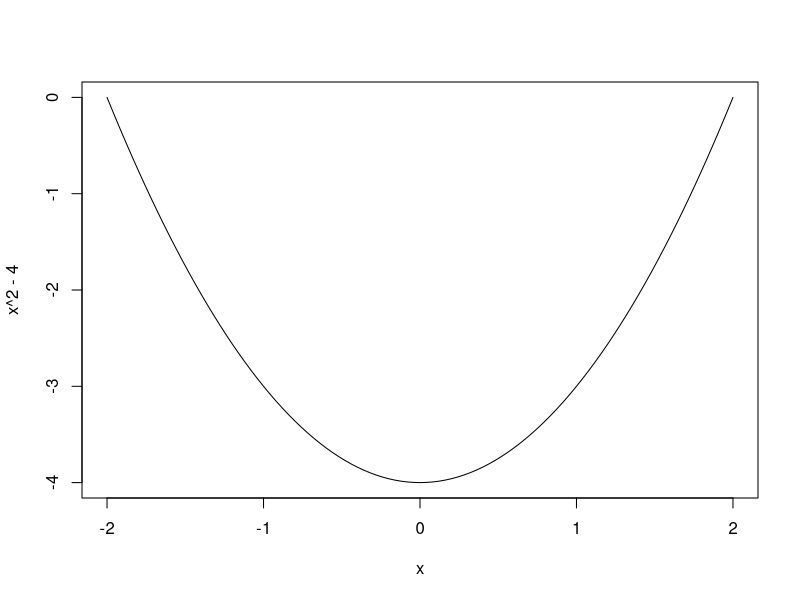
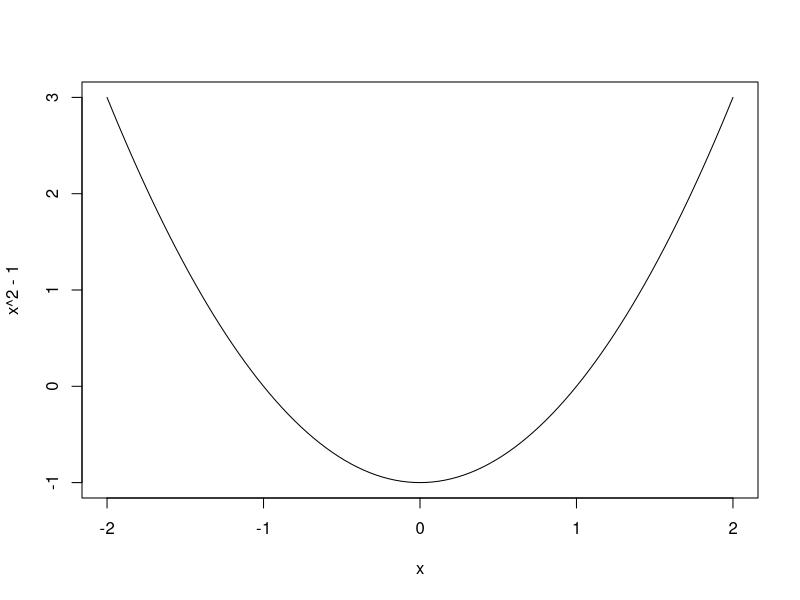
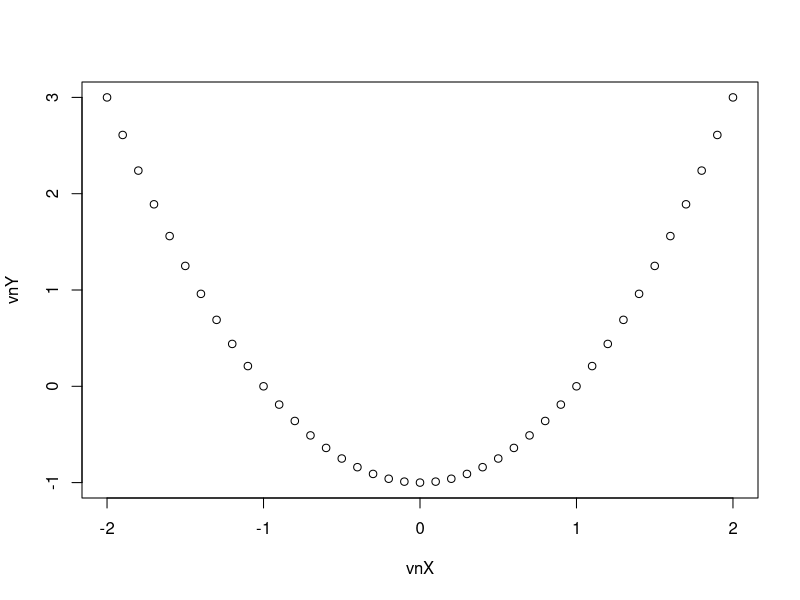
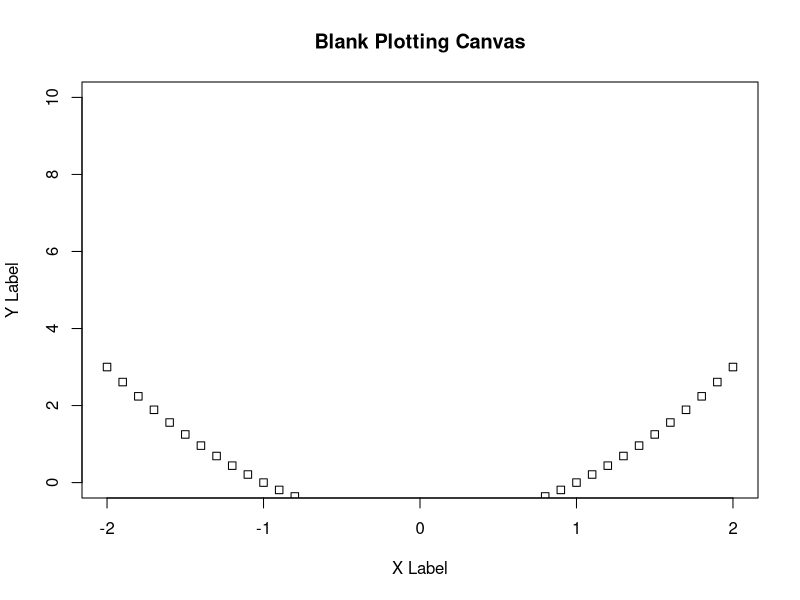
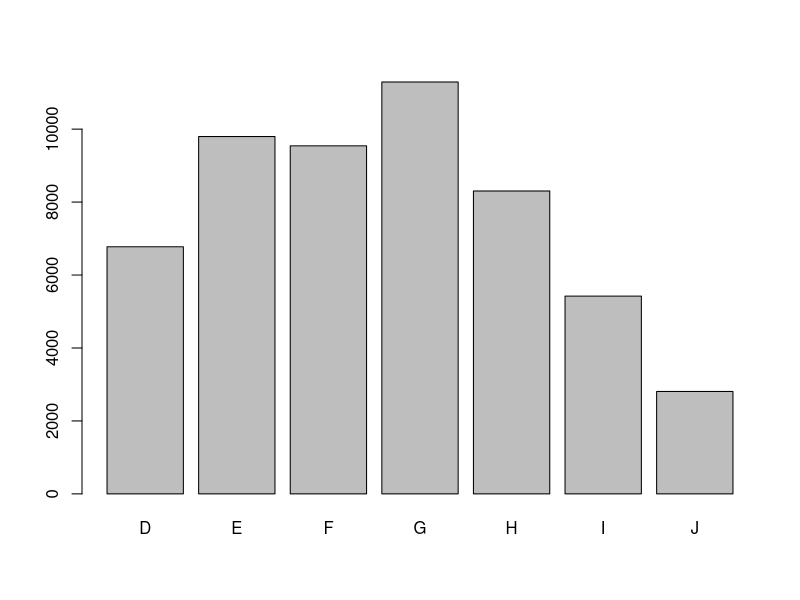
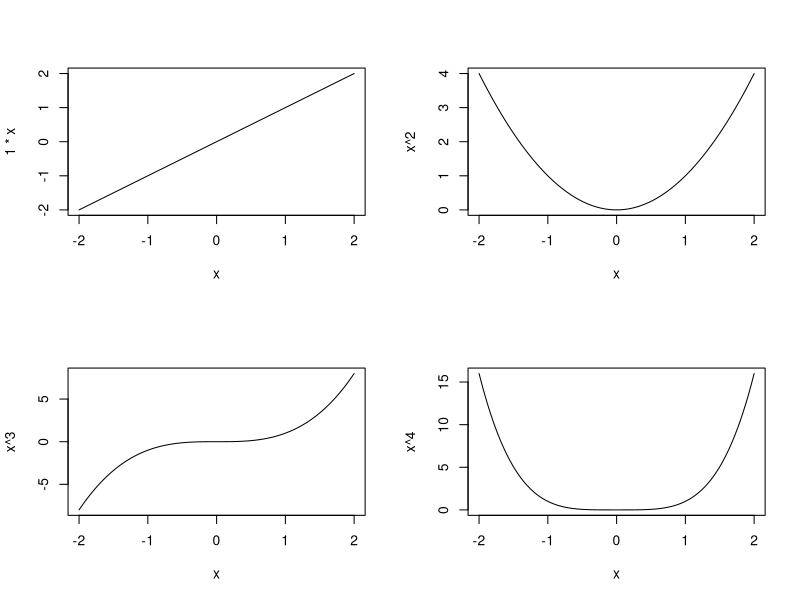
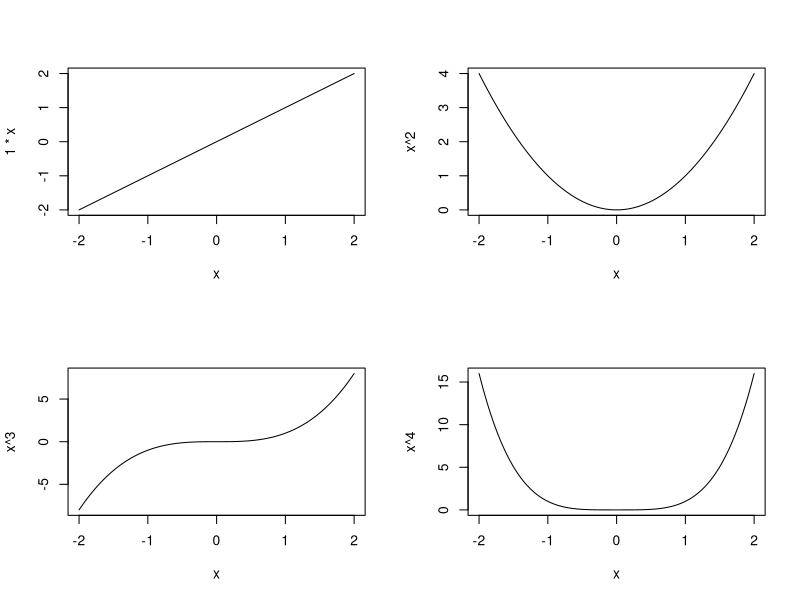
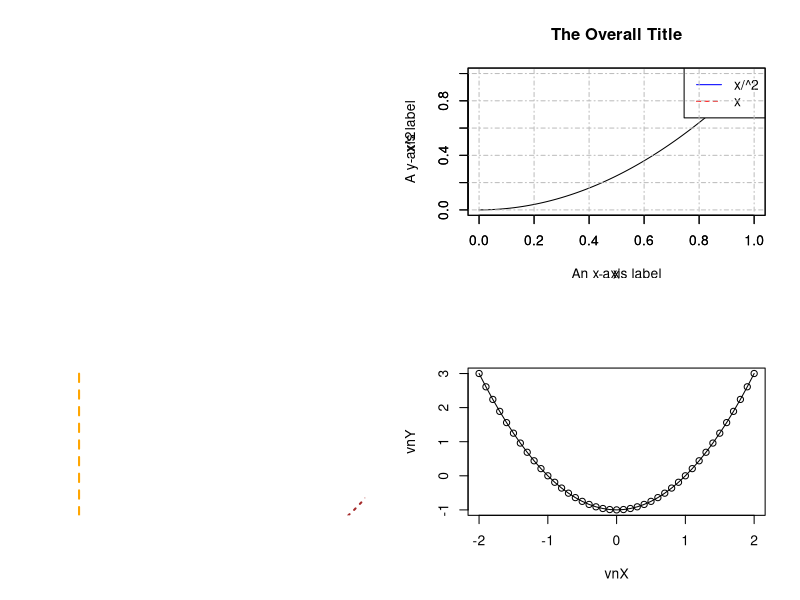

R code for these plots, in order:
## ---- chunk 1
knitr::opts_chunk$set(echo = TRUE)
library(ggplot2)

## ---- chunk 2
#?curve     # help
curve(x^2-4, from = -2, to = +2)

## ---- chunk 3
curve(x^2-1, from = -2, to = +2, type = "l")  # Durchgehende Linien
 
## ---- chunk 4
graphics.off()
vnX <- seq(from = -2, to = 2, by = 0.1);  
vnY <- vnX^2 - 1; 
plot(vnX, vnY, type = "p") # type same previous
## ---- chunk 5
# make tables 

plot(vnX, vnY, type = "p", pch = 0 , xlab = "X Label", 
     ylab = "Y Label",
     xlim = c(-2, +2), 
     ylim = c(0, 10),
     main = "Blank Plotting Canvas")      
     
## ---- chunk 6
plot( as.factor(diamonds$color)) # freq of values in factor bargraph 
## ---- chunk 7
par(mfrow = c(2, 2))				# 2 row,col
curve(1*x, from = -2, to = +2); curve(x^2, from = -2, to = +2)
curve(x^3, from = -2, to = +2); curve(x^4, from = -2, to = +2)
## ---- chunk 8
#file.remove("Grafik03.pdf")
pdf(file = paste(getwd(),"/Grafik03.pdf" ,sep = ""))	
par(mfrow = c(2, 2))				# 2 row,col
curve(1*x, from = -2, to = +2); curve(x^2, from = -2, to = +2)
curve(x^3, from = -2, to = +2); curve(x^4, from = -2, to = +2)

## ---- chunk 9

#colors()
palette()
rgb(0.5, 1.0, 0.75)
rgb(50, 100, 75, maxColorValue = 255)

## ---- chunk 10
 plot.new()
 plot.window(xlim=c(0,1), ylim=c(5,10))
 #abline(a=3, b=1)
 curve(x^2,0,1)
 axis(1)
 axis(2)
 legend(x = "topright", legend = c("x/^2", "x"),
       col = c("blue", "red"), lty = c(1, 2))
 title(main="The Overall Title")
 title(xlab="An x-axis label")
 title(ylab="A y-axis label")
 grid(col = "grey", lty = 4, lwd = 1)
segments(x0 = -1, y0 = +1, x1 = 1, y1 = 3,
         col = "blue", lty = 1, lwd = 2)
 box()
## ---- chunk 11
plot.new()
abline(a = 2, b = 0.5, col = "green", lty = 1, lwd = 2)
abline(h = 3, col = "darkgreen", lty = 2, lwd = 2)
abline(v = 0, col = "orange", lty = 2, lwd = 2)
lines(vnX, vnY, col = "brown", lty = 3, lwd = 2)
## ---- chunk 12
vnX <- seq(from = -2, to = 2, by = 0.1); 
vnY <- vnX^2 - 1; 
plot(vnX, vnY, type = "n")  # Koordinatensystem etablieren

points(vnX, vnY)
lines(vnX, vnY)
## ---- chunk 13
plot(vnX, vnY, type = "l", col = "red", lwd = 2, frame = FALSE)
box(which = "figure")
box(which = "plot")
## ---- chunk 14
graphics.off() 
plot(vnX, vnY, type = "n")      # keine Daten im Diagramm
rect(c(-2, -1, 0, 1), c(-1, -1, -1, -1), 
     c(-1, 0, 1, 2), c(3, 3, 3, 3), 
     border = NULL, col = c("yellow", "orange", "red", "purple"))

lines(vnX, vnY, col = "blue", lty = 1, lwd = 2)
## ---- chunk 15
plot(vnX, vnY, type = "l", col = "red", lwd = 2)
polygon(x = c(-1, 0, 1), y = c(1, 2, 1))
polygon(x = c(-2, -1, 0, 0, -2), y = c(0, 2, 1, 0, -1))
